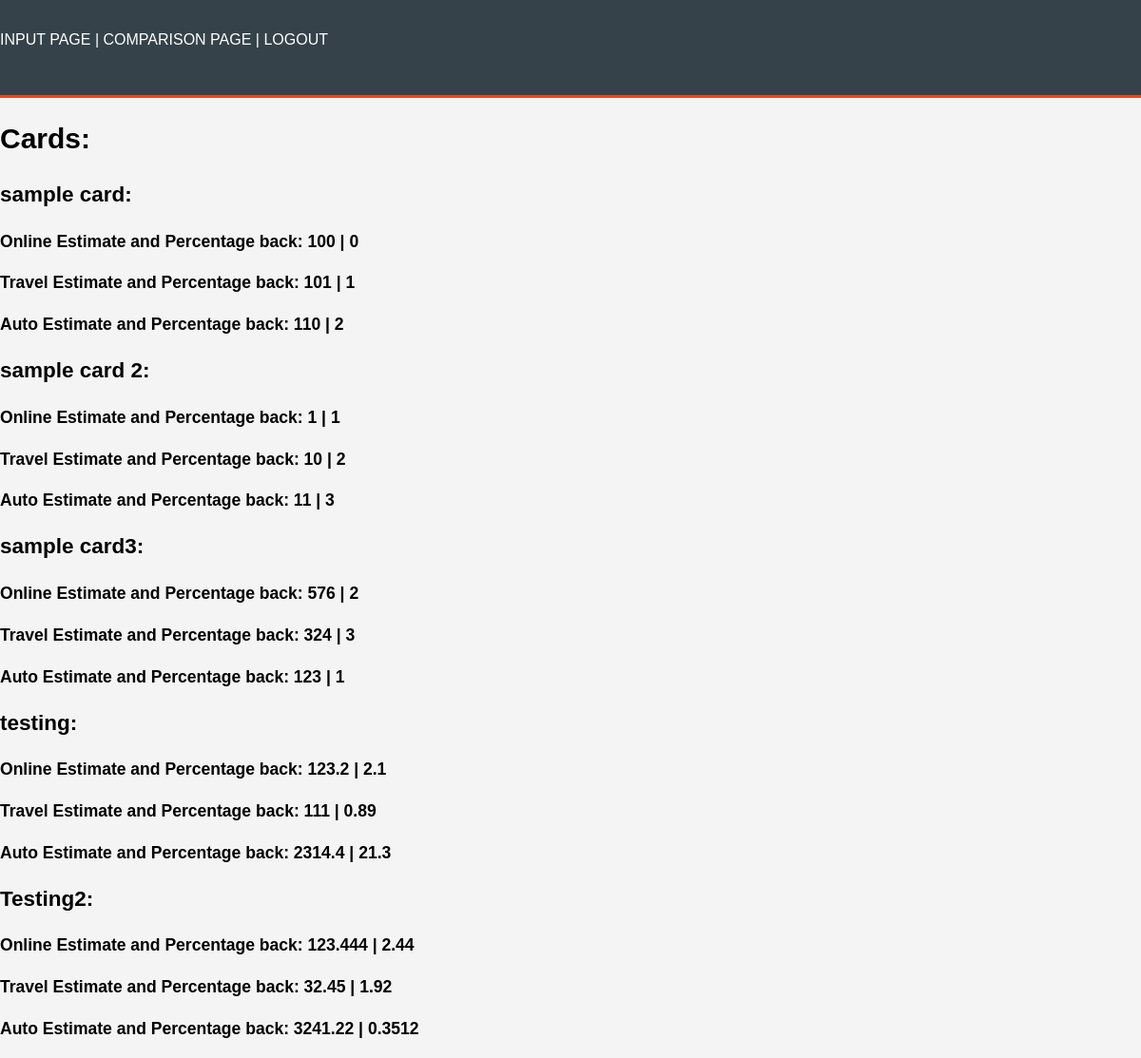
/output (signed in), run on the app's committed database.
### app/models.py (models this page shows, shortened)
class UserCards(db.Model):
    id = db.Column(db.Integer, primary_key=True)
    userID = db.Column(db.Numeric, db.ForeignKey('user.id'))
    cardName = db.Column(db.String, index=True)
    onlineEstimate = db.Column(db.Numeric(precision=2, asdecimal=False, decimal_return_scale=None), index=True)
    cbOnlinePercentage = db.Column(db.Numeric(precision=2, asdecimal=False, decimal_return_scale=None), index=True)
    travelEstimate = db.Column(db.Numeric(precision=2, asdecimal=False, decimal_return_scale=None), index=True)
    cbTravelPercentage = db.Column(db.Numeric(precision=2, asdecimal=False, decimal_return_scale=None), index=True)
    autoEstimate = db.Column(db.Numeric(precision=2, asdecimal=False, decimal_return_scale=None), index=True)
    cbAutoPercentage = db.Column(db.Numeric(precision=2, asdecimal=False, decimal_return_scale=None), index=True)

### app/routes.py (the view)
@app.route('/output')
def output():
    if not current_user.is_authenticated:
        return redirect(url_for('login'))
    usercards = current_user.usercards.all()
    return render_template('output.html', usercards=usercards)

### app/models.py (called while the page is built)
@login.user_loader
def load_user(id):
    return User.query.get(int(id))

### app/templates/output.html (shortened to what this page needs)
{% extends "base.html" %}
{% block title %}
<link rel="stylesheet" href="{{ url_for('static', filename='css/style.css') }}">
{% endblock %}
{% block header %}
{% if current_user.is_anonymous %}
<a href="{{ url_for('home') }}">Home | </a>
<a href="{{ url_for('login') }}">Login | </a>
<a href="{{ url_for('register') }}">Register</a>
{% else %}
<a href="{{ url_for('input_page') }}">Input Page | </a>
<a href="{{ url_for('comparison') }}">Comparison Page | </a>
<a href="{{ url_for('logout') }}">Logout</a>
{% endif %}
{% endblock %}
{% block body %}
<h1>Cards:</h1>
{% for card in usercards %}
<h2>{{card.cardName}}: </h2>
<h3>
    Online Estimate and Percentage back: {{card.onlineEstimate}} | {{card.cbOnlinePercentage}}
</h3>
<h3>
    Travel Estimate and Percentage back: {{card.travelEstimate}} | {{card.cbTravelPercentage}}
</h3>
<h3>
    Auto Estimate and Percentage back: {{card.autoEstimate}} | {{card.cbAutoPercentage}}
</h3>
{% endfor %}
{% endblock %}

### app/static/css/style.css (style rules this page uses)
body { font: 15px/1.5 Arial, Helvetica, sans-serif; padding:0; margin:0; background-color:#f4f4f4; }
header a { color: #ffffff; text-decoration: none; text-transform: uppercase; font-size: 16px; }

### data on the page
UserCards: cardName "sample card", onlineEstimate "100", cbOnlinePercentage "0", travelEstimate "101", cbTravelPercentage "1", autoEstimate "110", cbAutoPercentage "2"
UserCards: cardName "sample card 2", onlineEstimate "1", cbOnlinePercentage "1", travelEstimate "10", cbTravelPercentage "2", autoEstimate "11", cbAutoPercentage "3"
UserCards: cardName "sample card3", onlineEstimate "576", cbOnlinePercentage "2", travelEstimate "324", cbTravelPercentage "3", autoEstimate "123", cbAutoPercentage "1"
UserCards: cardName "testing", onlineEstimate "123.2", cbOnlinePercentage "2.1", travelEstimate "111", cbTravelPercentage "0.89", autoEstimate "2314.4", cbAutoPercentage "21.3"
UserCards: cardName "Testing2", onlineEstimate "123.444", cbOnlinePercentage "2.44", travelEstimate "32.45", cbTravelPercentage "1.92", autoEstimate "3241.22", cbAutoPercentage "0.3512"
